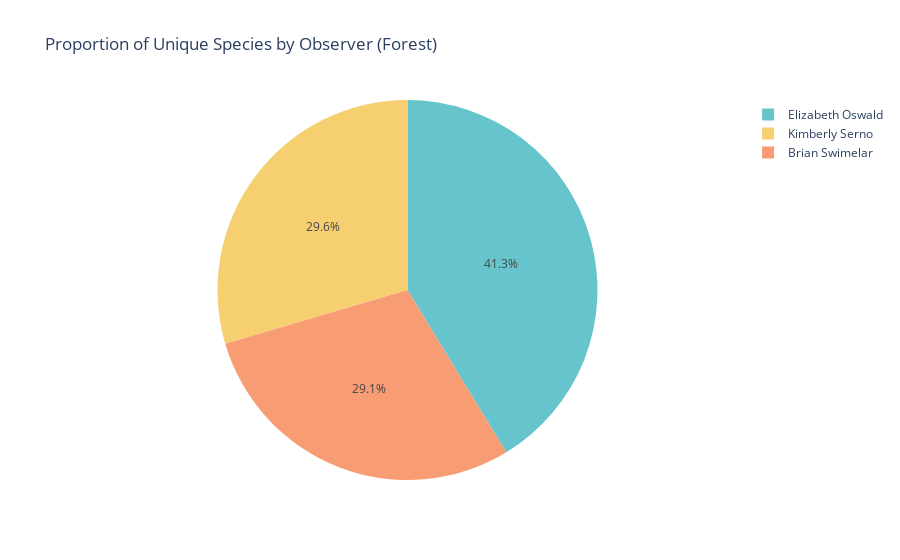

Notebook code for this chart:
### Markdown cell above
##### Pie chart visualization for Observer trends of forest

### Code cell
# Create a pie chart for observer trends (location_type:forest)
fig_observer_forest_pie = px.pie(observer_species_count, values='Unique_Species_Count', names='Observer', title='Proportion of Unique Species by Observer (Forest)',
                                color_discrete_sequence=px.colors.qualitative.Pastel) # Example: Using Pastel color scheme
fig_observer_forest_pie.show()

### Figure 1 — Plotly figure (JSON) as saved in the notebook; plotly's stock layout.template omitted (floating-point values rounded to 4 significant figures)
{"data": [{"domain": {"x": [0, 1], "y": [0, 1]}, "hovertemplate": "Observer=%{label}<br>Unique_Species_Count=%{value}<extra></extra>", "labels": ["Brian Swimelar", "Elizabeth Oswald", "Kimberly Serno"], "legendgroup": "", "name": "", "showlegend": true, "type": "pie", "values": [72, 102, 73]}], "layout": {"legend": {"tracegroupgap": 0}, "piecolorway": ["rgb(102, 197, 204)", "rgb(246, 207, 113)", "rgb(248, 156, 116)", "rgb(220, 176, 242)", "rgb(135, 197, 95)", "rgb(158, 185, 243)", "rgb(254, 136, 177)", "rgb(201, 219, 116)", "rgb(139, 224, 164)", "rgb(180, 151, 231)", "rgb(179, 179, 179)"], "title": {"text": "Proportion of Unique Species by Observer (Forest)"}}}
